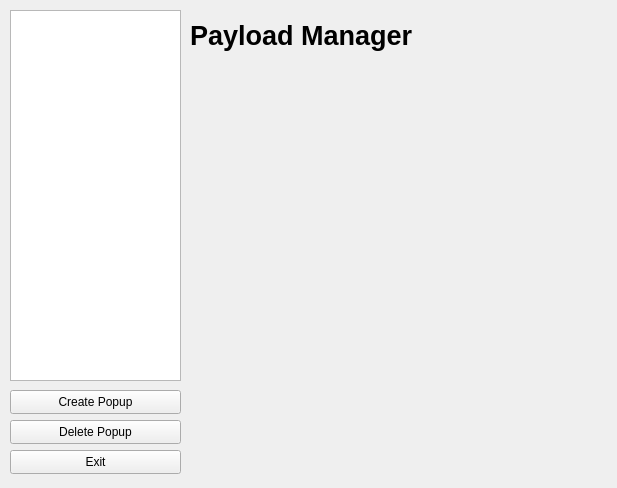
<?xml version="1.0" encoding="UTF-8"?>
<ui version="4.0">
 <class>Form</class>
 <widget class="QWidget" name="Form">
  <property name="geometry">
   <rect>
    <x>0</x>
    <y>0</y>
    <width>617</width>
    <height>488</height>
   </rect>
  </property>
  <property name="windowTitle">
   <string>Form</string>
  </property>
  <widget class="QLabel" name="PopupName">
   <property name="geometry">
    <rect>
     <x>190</x>
     <y>10</y>
     <width>381</width>
     <height>51</height>
    </rect>
   </property>
   <property name="font">
    <font>
     <pointsize>20</pointsize>
     <bold>true</bold>
    </font>
   </property>
   <property name="text">
    <string>Payload Manager</string>
   </property>
  </widget>
  <widget class="QPushButton" name="CreatePopup">
   <property name="geometry">
    <rect>
     <x>10</x>
     <y>390</y>
     <width>171</width>
     <height>24</height>
    </rect>
   </property>
   <property name="text">
    <string>Create Popup</string>
   </property>
  </widget>
  <widget class="QPushButton" name="DeletePopup">
   <property name="geometry">
    <rect>
     <x>10</x>
     <y>420</y>
     <width>171</width>
     <height>24</height>
    </rect>
   </property>
   <property name="text">
    <string>Delete Popup</string>
   </property>
  </widget>
  <widget class="QPushButton" name="ExitButton">
   <property name="geometry">
    <rect>
     <x>10</x>
     <y>450</y>
     <width>171</width>
     <height>24</height>
    </rect>
   </property>
   <property name="text">
    <string>Exit</string>
   </property>
  </widget>
  <widget class="QListWidget" name="PopupListWidget">
   <property name="geometry">
    <rect>
     <x>10</x>
     <y>10</y>
     <width>171</width>
     <height>371</height>
    </rect>
   </property>
   <property name="font">
    <font>
     <pointsize>11</pointsize>
    </font>
   </property>
  </widget>
 </widget>
 <resources/>
 <connections/>
</ui>
